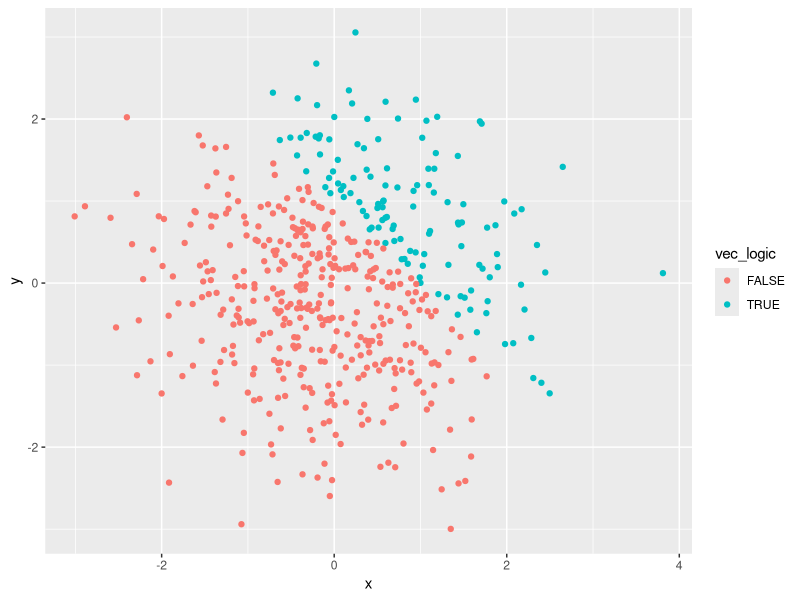
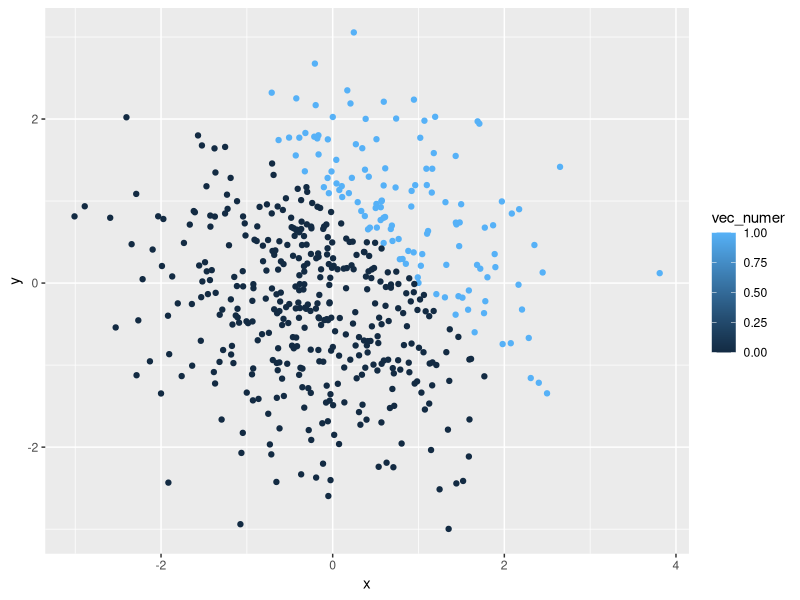
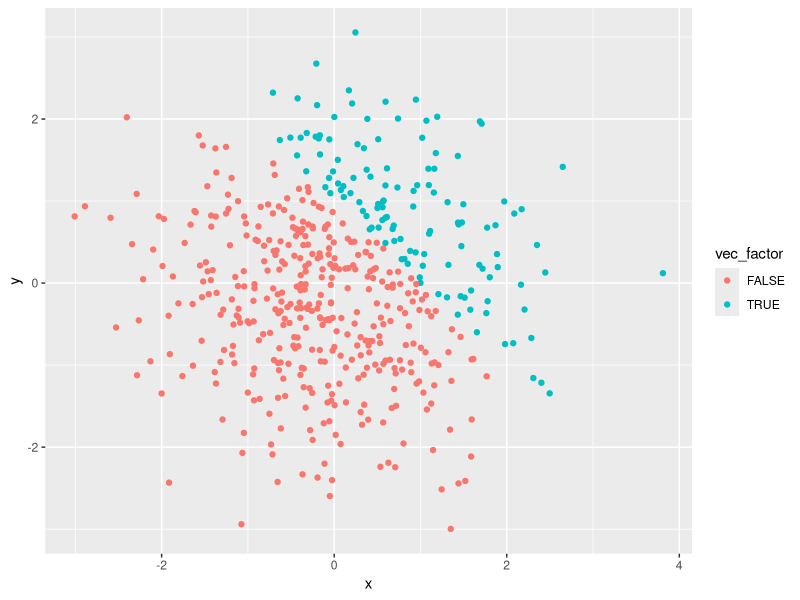
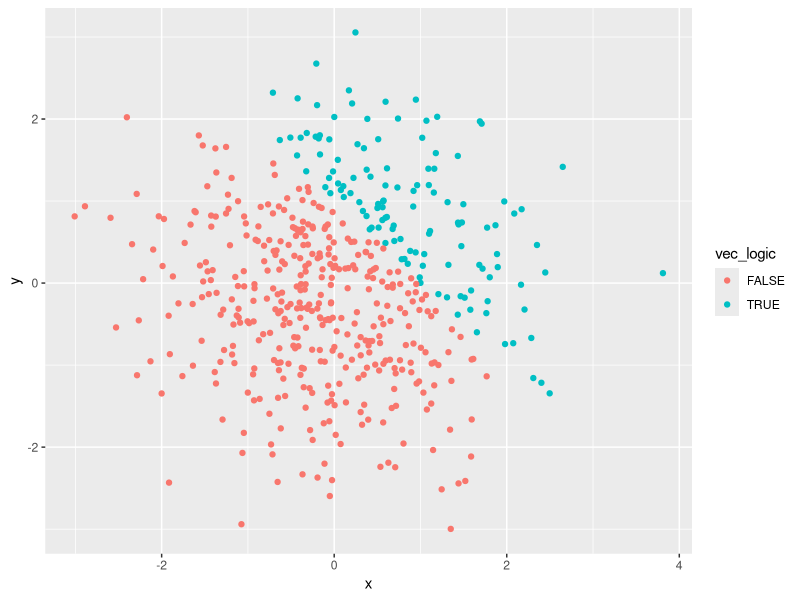

These charts were generated, in order, by the following R code:
## ---- chunk 1
library(tidyverse)
set.seed(1)
df_1 = tibble(samp= rnorm(8),
              vec_logical = samp > 0,
              vec_chara = c("a","a","a","a","a","a","a","a"),
              vec_factor = sample(c("low","medium","high"),8,replace = TRUE)
              )
           
## ---- chunk 2
df_2 = tibble(x = rnorm(500),y = rnorm(500),vec_logic = (x+y)>1,
              vec_numer = as.numeric(vec_logic),
              vec_factor = as.factor(vec_logic)
             )
## ---- chunk 3
set.seed(1)

ggplot(df_2, aes(x = x, y = y, color = vec_logic)) + geom_point()
ggsave("df_2.png", width = 4, height = 4)
## ---- chunk 4
ggplot(df_2, aes(x = x, y = y,color = vec_numer)) + geom_point()
ggplot(df_2, aes(x = x, y = y,color = vec_factor)) + geom_point()
